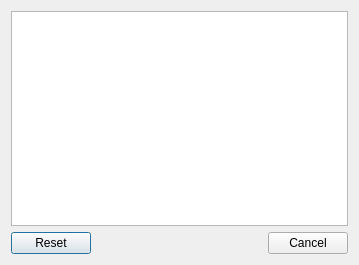
<?xml version="1.0" encoding="UTF-8"?>
<ui version="4.0">
 <class>TextDialog</class>
 <widget class="QDialog" name="TextDialog">
  <property name="geometry">
   <rect>
    <x>0</x>
    <y>0</y>
    <width>359</width>
    <height>265</height>
   </rect>
  </property>
  <property name="windowTitle">
   <string>Threading demonstration</string>
  </property>
  <layout class="QGridLayout" name="gridLayout">
   <item row="0" column="0">
    <layout class="QVBoxLayout" name="verticalLayout_2">
     <item>
      <widget class="QListWidget" name="listWidget"/>
     </item>
     <item>
      <widget class="QDialogButtonBox" name="buttonBox">
       <property name="sizePolicy">
        <sizepolicy hsizetype="Expanding" vsizetype="Fixed">
         <horstretch>0</horstretch>
         <verstretch>0</verstretch>
        </sizepolicy>
       </property>
       <property name="standardButtons">
        <set>QDialogButtonBox::Cancel|QDialogButtonBox::Reset</set>
       </property>
      </widget>
     </item>
    </layout>
   </item>
  </layout>
 </widget>
 <resources/>
 <connections>
  <connection>
   <sender>buttonBox</sender>
   <signal>rejected()</signal>
   <receiver>TextDialog</receiver>
   <slot>close()</slot>
   <hints>
    <hint type="sourcelabel">
     <x>298</x>
     <y>241</y>
    </hint>
    <hint type="destinationlabel">
     <x>355</x>
     <y>229</y>
    </hint>
   </hints>
  </connection>
 </connections>
</ui>
